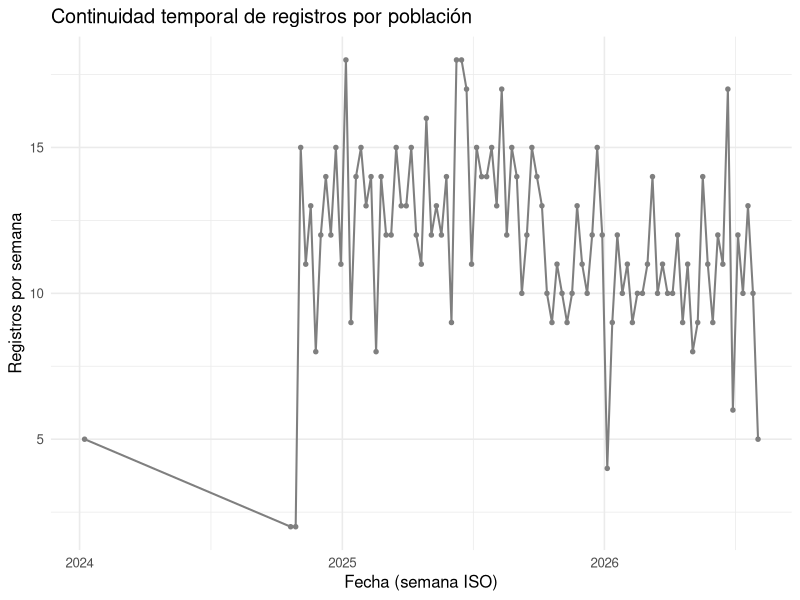
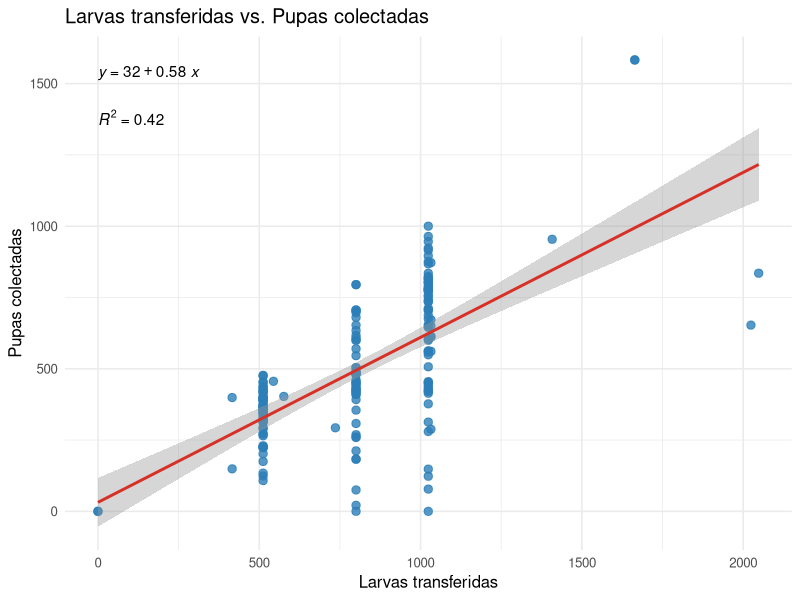
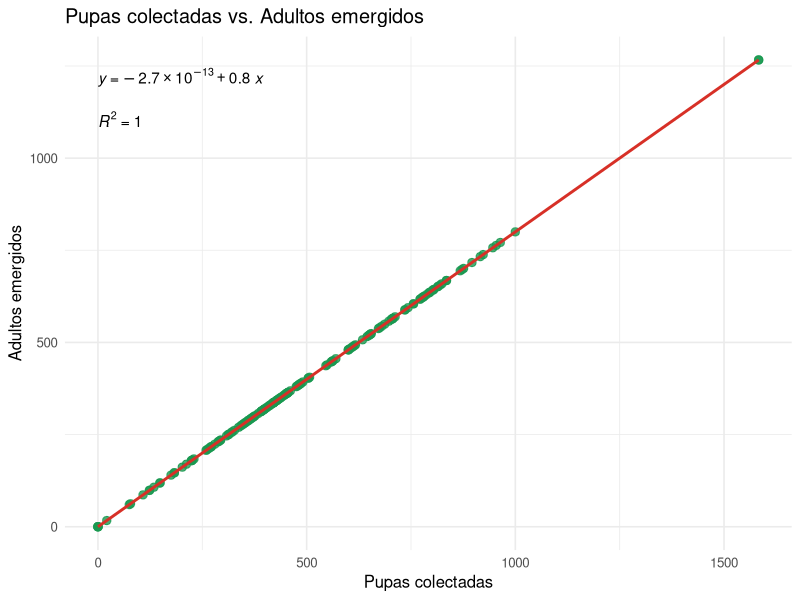
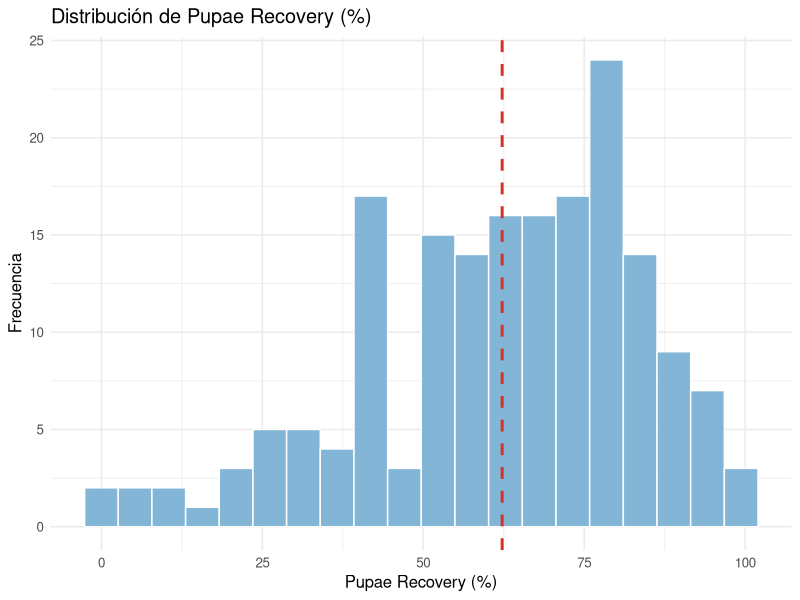
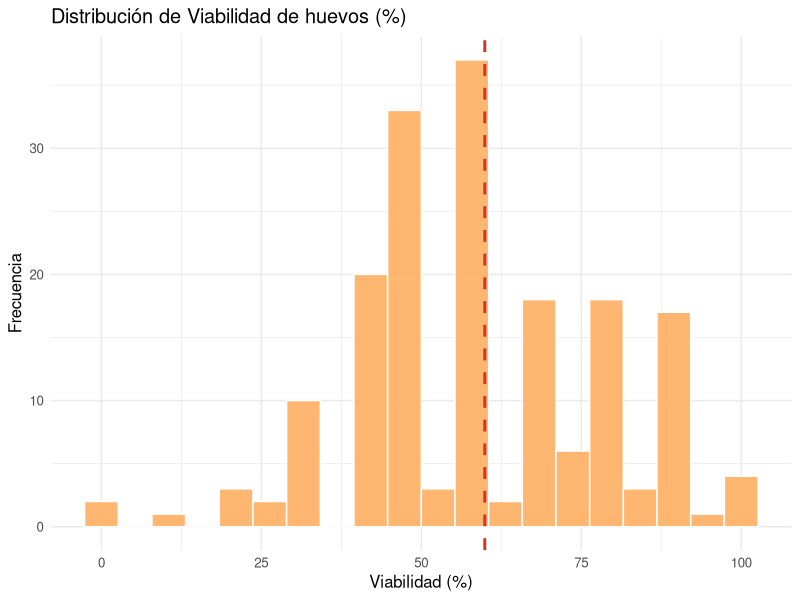
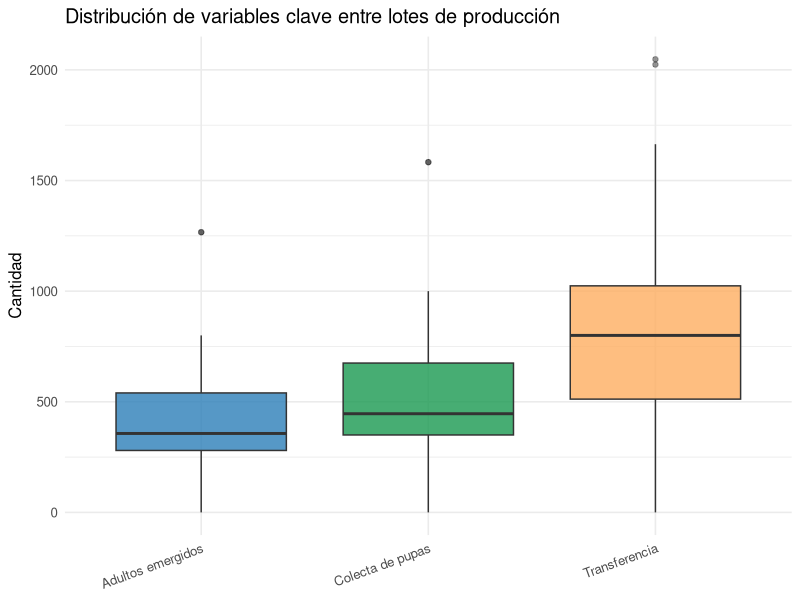
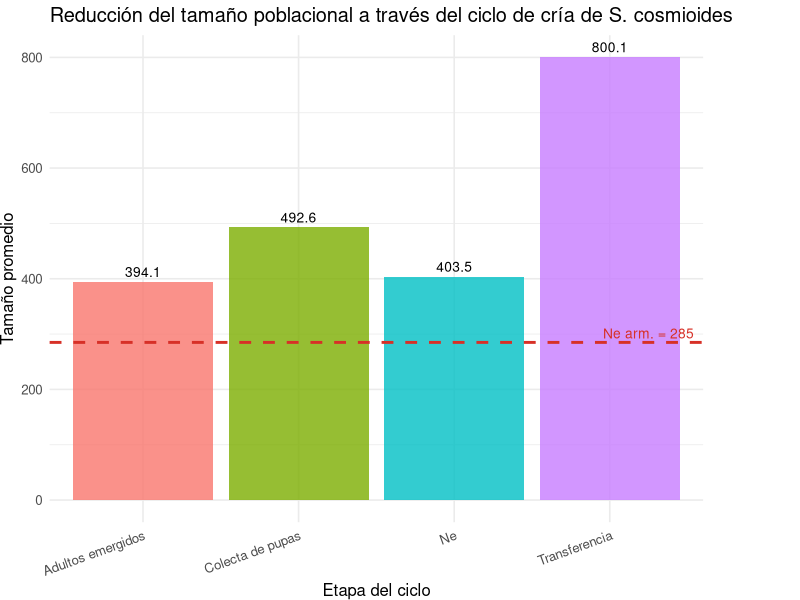
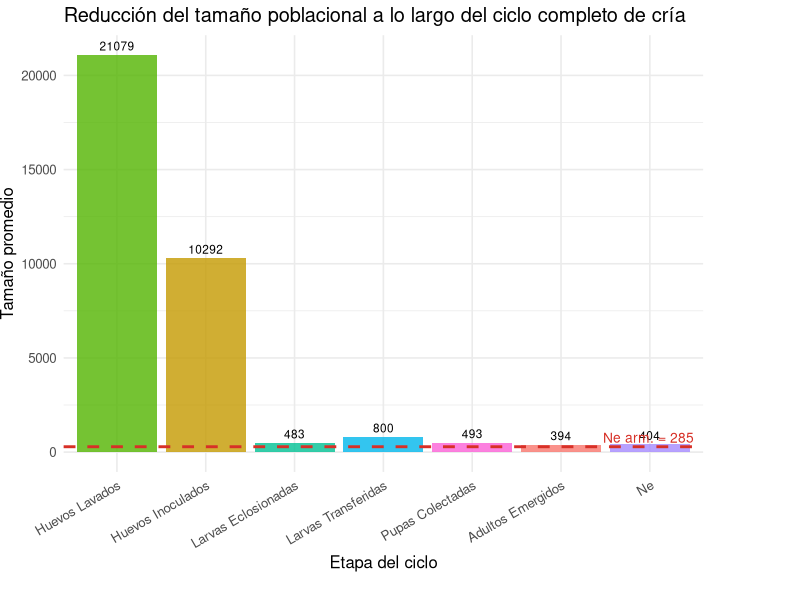

The R script that drew these images, in order:
## ---- chunk 1
knitr::opts_chunk$set(
  echo    = TRUE,
  warning = FALSE,
  message = FALSE,
  fig.width  = 6.5,
  fig.height = 4.5,
  fig.align  = "center"
)
## ---- chunk 2
library(readr)
library(lubridate)
library(tidyr)
library(stringr)
library(purrr)
library(readxl)
library(dplyr)
library(knitr)
library(ggplot2)
library(ggpubr)
## ---- chunk 3
data <- read_excel("CriadeLep-7-2026.xlsx")
head(data)
## ---- chunk 4
spodoptera_todas <- data |>
  rename(Lote_produccion = `Lote de Produccion`) |>
  # la columna Etapa tiene variantes de tipeo ("cria", "cría", "Cría")
  filter(
    str_detect(Especie, "^S\\. cosmioides$"),
    str_to_lower(str_trim(Etapa)) == "cría" | str_to_lower(str_trim(Etapa)) == "cria",
    Fecha >= as.Date("2024-01-01")
  ) |>
  mutate(
    year = year(Fecha),
    week = isoweek(Fecha),
    Poblacion = "S. cosmioides"
  )

exploratorio_poblaciones <- spodoptera_todas %>%
  group_by(Poblacion) %>%
  summarise(
    Registros       = n(),
    Lotes           = n_distinct(Lote_produccion),
    Primer_registro = min(Fecha, na.rm = TRUE),
    Ultimo_registro = max(Fecha, na.rm = TRUE),
    Semanas_activas = n_distinct(paste(year, week)),
    .groups = "drop"
  )

kable(exploratorio_poblaciones,
      col.names = c("Población", "Registros", "Lotes", "Primer registro",
                    "Último registro", "Semanas con actividad"),
      caption = "Actividad histórica de S. cosmioides")
## ---- chunk 5
spodoptera_todas %>%
  count(Poblacion, year, week) %>%
  mutate(fecha_aprox = as.Date(paste(year, week, 1, sep = "-"), format = "%Y-%U-%u")) %>%
  ggplot(aes(x = fecha_aprox, y = n, color = Poblacion)) +
  geom_line(linewidth = 0.7) +
  geom_point(size = 1.2) +
  scale_color_manual(values = c("Capdevila" = "#2c7fb8", "Gualeguaychú" = "#d73027",
                                "Sin identificar" = "#999999")) +
  labs(title = "Continuidad temporal de registros por población",
       x = "Fecha (semana ISO)", y = "Registros por semana", color = NULL) +
  theme_minimal(base_size = 12) +
  theme(legend.position = "bottom")
## ---- chunk 6
datos_spodoptera <- spodoptera_todas

datos_spodoptera

## ---- chunk 7
datos_spodoptera <- datos_spodoptera %>%
  mutate(
    Cantidad         = as.numeric(Cantidad),
    Actividad        = trimws(Actividad),
    Lote_produccion  = as.numeric(Lote_produccion)
  )
## ---- chunk 8
datos_spodoptera <- datos_spodoptera %>%
  filter(!is.na(Cantidad), !is.na(Actividad))
## ---- chunk 9
qc_plot <- datos_spodoptera %>%
  group_by(Actividad) %>%
  summarise(
    total     = n(),
    na_count  = sum(is.na(Cantidad)),
    .groups   = "drop"
  ) %>%
  mutate(na_percentage = (na_count / total) * 100)

kable(qc_plot, digits = 2,
      col.names = c("Actividad", "Total registros", "NAs", "% NAs"),
      caption    = "Control de calidad: datos faltantes por actividad")
## ---- chunk 10
larvas_por_transferencia_2026 <- 1024
transferencias_por_semana_2026 <- 2
target_larvas_semanal_2026 <- larvas_por_transferencia_2026 * transferencias_por_semana_2026
pupas_jaula_grande_actual <- 520
adultos_por_jaula_chica_actual <- 60
emergencia_promedio <- 0.80

parametros_operativos <- tibble(
  Parametro = c("Larvas por transferencia", "Transferencias por semana",
                "Target semanal de larvas", "Pupas en jaula grande",
                "Adultos por jaula chica", "Emergencia promedio"),
  Valor = c(larvas_por_transferencia_2026, transferencias_por_semana_2026,
            target_larvas_semanal_2026, pupas_jaula_grande_actual,
            adultos_por_jaula_chica_actual, "80%")
)
kable(parametros_operativos, caption = "Parámetros operativos actuales de S. cosmioides (2026)")
## ---- chunk 11
pupae_recovery <- datos_spodoptera %>%
  filter(Actividad %in% c("Transferencia", "Colecta de pupas")) %>%
  group_by(Lote_produccion) %>%
  summarise(
    larvas_transferidas = sum(Cantidad[Actividad == "Transferencia"],    na.rm = TRUE),
    pupas_colectadas    = sum(Cantidad[Actividad == "Colecta de pupas"], na.rm = TRUE),
    Pupae_Recovery      = ifelse(
      larvas_transferidas > 0,
      (pupas_colectadas / larvas_transferidas) * 100,
      NA_real_
    ),
    .groups = "drop"
  )
pupae_recovery
## ---- chunk 12
lotes_sin_transferencia <- pupae_recovery %>%
  filter(larvas_transferidas == 0, pupas_colectadas > 0)

cat("Lotes con pupas pero larvas_transferidas = 0 (revisar registro):\n")
print(lotes_sin_transferencia)
cat("\nLotes con Pupae_Recovery NA:", sum(is.na(pupae_recovery$Pupae_Recovery)), "\n")
## ---- chunk 13
emergencia_total <- emergencia_promedio * 100
emergencia_total
## ---- chunk 14
pupae_recovery <- pupae_recovery %>%
  filter(!is.na(Pupae_Recovery))

datos_spodoptera <- datos_spodoptera %>%
  filter(!(Lote_produccion %in% lotes_sin_transferencia$Lote_produccion)) %>%
  filter(!(Lote_produccion %in% pupae_recovery$Lote_produccion[pupae_recovery$Pupae_Recovery > 100]))

lotes_evaluados <- datos_spodoptera %>%
  group_by(Lote_produccion) %>%
  summarise(n = n(), .groups = "drop") %>%
  nrow()

cat("Número de lotes de producción evaluados:", lotes_evaluados, "\n")
## ---- chunk 15
resumen_spodoptera <- bind_rows(
  datos_spodoptera %>%
    filter(Actividad == "Lavado y número de huevos") %>%
    summarise(Variable = "Huevos Lavados",
              Media = mean(Cantidad, na.rm = TRUE),
              Desvio_estandar = sd(Cantidad, na.rm = TRUE),
              N = sum(!is.na(Cantidad))),
  datos_spodoptera %>%
    filter(Actividad == "Inoculación") %>%
    summarise(Variable = "Huevos Inoculados",
              Media = mean(Cantidad, na.rm = TRUE),
              Desvio_estandar = sd(Cantidad, na.rm = TRUE),
              N = sum(!is.na(Cantidad))),
  datos_spodoptera %>%
    filter(Actividad == "Viabilidad de huevos") %>%
    summarise(Variable = "Viabilidad de huevos (%)",
              Media = mean(Cantidad, na.rm = TRUE),
              Desvio_estandar = sd(Cantidad, na.rm = TRUE),
              N = sum(!is.na(Cantidad))),
  datos_spodoptera %>%
    filter(Actividad == "Transferencia") %>%
    summarise(Variable = "Larvas Transferidas",
              Media = mean(Cantidad, na.rm = TRUE),
              Desvio_estandar = sd(Cantidad, na.rm = TRUE),
              N = sum(!is.na(Cantidad))),
  datos_spodoptera %>%
    filter(Actividad == "Colecta de pupas") %>%
    summarise(Variable = "Pupas Colectadas",
              Media = mean(Cantidad, na.rm = TRUE),
              Desvio_estandar = sd(Cantidad, na.rm = TRUE),
              N = sum(!is.na(Cantidad)))
)

kable(resumen_spodoptera, digits = 2,
      col.names = c("Variable", "Media", "Desvío estándar", "N"),
      caption    = "Tabla 1. Estadísticas descriptivas por actividad del ciclo de cría de S. cosmioides (2024-2026)")
## ---- chunk 16
adultos_por_lote <- datos_spodoptera %>%
  filter(Actividad == "Colecta de pupas") %>%
  group_by(Lote_produccion) %>%
  summarise(
    N_adultos = sum(Cantidad, na.rm = TRUE) * (emergencia_total / 100),
    .groups   = "drop"
  )
adultos_por_lote
## ---- chunk 17
datos_spodoptera <- datos_spodoptera %>%
  filter(!Actividad %in% c("Armado de jaulas", "Cambio de jaulas"))

datos_spodoptera_transpose <- datos_spodoptera %>%
  select(Lote_produccion, Actividad, Cantidad) %>%
  group_by(Lote_produccion, Actividad) %>%
  summarise(Cantidad = sum(Cantidad, na.rm = TRUE), .groups = "drop") %>%
  pivot_wider(names_from = Actividad, values_from = Cantidad) %>%
  mutate(
    `Pupae Recovery` = if_else(
      !is.na(Transferencia) & Transferencia > 0 & !is.na(`Colecta de pupas`),
      (`Colecta de pupas` / Transferencia) * 100,
      NA_real_
    ),
    `Adultos emergidos` = if_else(
      !is.na(`Colecta de pupas`),
      `Colecta de pupas` * (emergencia_total / 100),
      NA_real_
    )
  )
datos_spodoptera_transpose
## ---- chunk 18
registro_posturas_recomendado <- tibble(
  Campo = c("Jaula chica", "Postura", "Fecha/edad", "Hembras vivas",
    "Machos vivos", "Huevos totales", "Huevos viables", "Adultos muertos"),
  Uso = c("Identifica la unidad reproductiva", "Orden temporal de oviposición",
      "Permite modelar el efecto del tiempo", "Denominador reproductivo",
      "Denominador reproductivo", "Producción", "Aporte genético proxy",
      "Alerta de mortalidad")
)
kable(registro_posturas_recomendado,
  caption = "Campos mínimos para estimar Ne reproductivo por jaula, postura y tiempo")
## ---- chunk 19
datos_spodoptera_transpose <- datos_spodoptera_transpose %>%
  mutate(
    N_hembras = `Adultos emergidos` / 2,
    N_machos  = `Adultos emergidos` / 2,
    Ne = if_else(
      !is.na(N_hembras) & !is.na(N_machos) & (N_hembras + N_machos) > 0,
      (4 * N_hembras * N_machos) / (N_hembras + N_machos),
      NA_real_
    )
  )
## ---- chunk 20
resumen_spodoptera_transpose <- datos_spodoptera_transpose %>%
  summarise(
    across(
      c(Transferencia, `Colecta de pupas`, `Pupae Recovery`,
        `Adultos emergidos`, N_hembras, N_machos, Ne),
      list(Media = ~mean(.x, na.rm = TRUE), DE = ~sd(.x, na.rm = TRUE)),
      .names = "{.col}_{.fn}"
    )
  )

kable(resumen_spodoptera_transpose, digits = 2,
      col.names = c(
        "Transf. Media", "Transf. DE",
        "Pupas Media",   "Pupas DE",
        "PR Media",      "PR DE",
        "Adultos Media", "Adultos DE",
        "Nf Media",      "Nf DE",
        "Nm Media",      "Nm DE",
        "Ne Media",      "Ne DE"
      ),
      caption = "Tabla 2. Estadísticas de Ne y variables del ciclo de cría por lote de producción")
## ---- chunk 21
datos_spodoptera_transpose <- datos_spodoptera_transpose %>%
  left_join(
    datos_spodoptera %>% select(Lote_produccion, year) %>% distinct(),
    by = "Lote_produccion"
  )

ne_harm <- datos_spodoptera_transpose %>%
  filter(!is.na(Ne), Ne > 0) %>%
  { nrow(.) / sum(1 / .$Ne) }

cat("Media armónica del Ne entre lotes:", round(ne_harm, 2), "\n")
## ---- chunk 22
p1 <- ggplot(datos_spodoptera_transpose, aes(x = Transferencia, y = `Colecta de pupas`)) +
  geom_point(color = "#2c7fb8", size = 2.5, alpha = 0.8) +
  geom_smooth(method = "lm", se = TRUE, color = "#d73027") +
  stat_regline_equation(aes(label = after_stat(eq.label)),
                        label.x.npc = "left", label.y.npc = "top") +
  stat_cor(aes(label = after_stat(rr.label)),
           label.x.npc = "left", label.y.npc = 0.88) +
  labs(title = "Larvas transferidas vs. Pupas colectadas",
       x     = "Larvas transferidas",
       y     = "Pupas colectadas") +
  theme_minimal(base_size = 12)
p1
## ---- chunk 23
p2 <- ggplot(datos_spodoptera_transpose, aes(x = `Colecta de pupas`, y = `Adultos emergidos`)) +
  geom_point(color = "#1a9850", size = 2.5, alpha = 0.8) +
  geom_smooth(method = "lm", se = TRUE, color = "#d73027") +
  stat_regline_equation(aes(label = after_stat(eq.label)),
                        label.x.npc = "left", label.y.npc = "top") +
  stat_cor(aes(label = after_stat(rr.label)),
           label.x.npc = "left", label.y.npc = 0.88) +
  labs(title = "Pupas colectadas vs. Adultos emergidos",
       x     = "Pupas colectadas",
       y     = "Adultos emergidos") +
  theme_minimal(base_size = 12)
p2
## ---- chunk 24
p3 <- ggplot(datos_spodoptera_transpose, aes(x = `Pupae Recovery`)) +
  geom_histogram(bins = 20, fill = "#74add1", color = "white", alpha = 0.9) +
  geom_vline(
    xintercept = mean(datos_spodoptera_transpose$`Pupae Recovery`, na.rm = TRUE),
    linetype = "dashed", color = "#d73027", linewidth = 1
  ) +
  labs(title = "Distribución de Pupae Recovery (%)",
       x     = "Pupae Recovery (%)",
       y     = "Frecuencia") +
  theme_minimal(base_size = 12)
p3
## ---- chunk 25
p4 <- datos_spodoptera %>%
  filter(Actividad == "Viabilidad de huevos") %>%
  ggplot(aes(x = Cantidad)) +
  geom_histogram(bins = 20, fill = "#fdae61", color = "white", alpha = 0.9) +
  geom_vline(
    xintercept = mean(
      datos_spodoptera$Cantidad[datos_spodoptera$Actividad == "Viabilidad de huevos"],
      na.rm = TRUE
    ),
    linetype = "dashed", color = "#d73027", linewidth = 1
  ) +
  labs(title = "Distribución de Viabilidad de huevos (%)",
       x     = "Viabilidad (%)",
       y     = "Frecuencia") +
  theme_minimal(base_size = 12)
p4
## ---- chunk 26
p6 <- datos_spodoptera_transpose %>%
  select(Lote_produccion, Transferencia, `Colecta de pupas`, `Adultos emergidos`) %>%
  tidyr::pivot_longer(-Lote_produccion, names_to = "Variable", values_to = "Valor") %>%
  ggplot(aes(x = Variable, y = Valor, fill = Variable)) +
  geom_boxplot(alpha = 0.8, outlier.alpha = 0.5) +
  scale_fill_manual(values = c("#2c7fb8", "#1a9850", "#fdae61")) +
  labs(title = "Distribución de variables clave entre lotes de producción",
       x     = NULL,
       y     = "Cantidad") +
  theme_minimal(base_size = 12) +
  theme(legend.position   = "none",
        axis.text.x       = element_text(angle = 20, hjust = 1))
p6
## ---- chunk 27
ne_promedio <- resumen_spodoptera_transpose %>%
  summarise(
    Transferencia       = `Transferencia_Media`,
    `Colecta de pupas`  = `Colecta de pupas_Media`,
    `Adultos emergidos` = `Adultos emergidos_Media`,
    Ne                  = `Ne_Media`
  ) %>%
  pivot_longer(everything(), names_to = "Variable", values_to = "Ne")

grafico_ne <- ggplot(ne_promedio, aes(x = Variable, y = Ne, fill = Variable)) +
  geom_col(alpha = 0.8) +
  geom_text(aes(label = round(Ne, 1)), vjust = -0.5, size = 3.5) +
  geom_hline(yintercept = ne_harm, linetype = "dashed",
             color = "#d73027", linewidth = 1) +
  annotate("text", x = Inf, y = ne_harm,
           label  = paste0("Ne arm. = ", round(ne_harm, 1)),
           hjust  = 1.1, vjust = -0.4, color = "#d73027", size = 3.5) +
  labs(title = "Reducción del tamaño poblacional a través del ciclo de cría de S. cosmioides",
       x     = "Etapa del ciclo",
       y     = "Tamaño promedio") +
  theme_minimal(base_size = 12) +
  theme(legend.position = "none",
        axis.text.x     = element_text(angle = 20, hjust = 1),
        plot.margin     = margin(r = 70, t = 5, unit = "pt")) +
  coord_cartesian(clip = "off")
grafico_ne
## ---- chunk 28
Huevos_Lavados_Media <- resumen_spodoptera %>%
  filter(Variable == "Huevos Lavados") %>%
  pull(Media)

Huevos_Inoculados_Media <- resumen_spodoptera %>%
  filter(Variable == "Huevos Inoculados") %>%
  pull(Media)

larvas_eclosionadas_media <- datos_spodoptera_transpose %>%
  mutate(
    larvas_eclosionadas = Transferencia * (`Viabilidad de huevos` / 100)
  ) %>%
  summarise(larvas_eclosionadas_media = mean(larvas_eclosionadas, na.rm = TRUE)) %>%
  pull(larvas_eclosionadas_media)

ne_promedio_completo <- tibble(
  Variable = c("Huevos Lavados", "Huevos Inoculados",
               "Larvas Eclosionadas", "Larvas Transferidas",
               "Pupas Colectadas", "Adultos Emergidos", "Ne"),
  Ne = c(
    Huevos_Lavados_Media,
    Huevos_Inoculados_Media,
    larvas_eclosionadas_media,
    resumen_spodoptera_transpose$`Transferencia_Media`,
    resumen_spodoptera_transpose$`Colecta de pupas_Media`,
    resumen_spodoptera_transpose$`Adultos emergidos_Media`,
    resumen_spodoptera_transpose$`Ne_Media`
  )
)

grafico_ne_completo <- ggplot(
  ne_promedio_completo,
  aes(x = factor(Variable, levels = Variable), y = Ne, fill = Variable)
) +
  geom_col(alpha = 0.8) +
  geom_text(aes(label = round(Ne, 0)), vjust = -0.5, size = 3) +
  geom_hline(yintercept = ne_harm, linetype = "dashed",
             color = "#d73027", linewidth = 1) +
  annotate("text", x = Inf, y = ne_harm,
           label  = paste0("Ne arm. = ", round(ne_harm, 1)),
           hjust  = 1.1, vjust = -0.4, color = "#d73027", size = 3.5) +
  labs(
    title = "Reducción del tamaño poblacional a lo largo del ciclo completo de cría",
    x     = "Etapa del ciclo",
    y     = "Tamaño promedio"
  ) +
  theme_minimal(base_size = 12) +
  theme(legend.position = "none",
        axis.text.x     = element_text(angle = 30, hjust = 1),
        plot.margin     = margin(r = 70, b = 20, t = 5, unit = "pt")) +
  coord_cartesian(clip = "off")

grafico_ne_completo
## ---- chunk 29
n_muestral    <- function(sd, error, z_score = 1.96)  ceiling((z_score^2 * sd^2) / error^2)
n_muestral_93 <- function(sd, error, z_score = 1.81)  ceiling((z_score^2 * sd^2) / error^2)
n_muestral_90 <- function(sd, error, z_score = 1.645) ceiling((z_score^2 * sd^2) / error^2)
n_muestral_85 <- function(sd, error, z_score = 1.44)  ceiling((z_score^2 * sd^2) / error^2)
## ---- chunk 30
sd_viabilidad  <- resumen_spodoptera %>% filter(Variable == "Viabilidad de huevos (%)") %>% pull(Desvio_estandar)
sd_transferencia <- resumen_spodoptera %>% filter(Variable == "Larvas Transferidas")       %>% pull(Desvio_estandar)
sd_pupas        <- resumen_spodoptera %>% filter(Variable == "Pupas Colectadas")           %>% pull(Desvio_estandar)
sd_adultos      <- resumen_spodoptera_transpose %>% pull(`Adultos emergidos_DE`)

tamanos_muestra <- tibble(
  Variable = c("Viabilidad de huevos (%)", "Larvas Transferidas",
               "Pupas Colectadas", "Adultos emergidos"),
  SD    = c(sd_viabilidad, sd_transferencia, sd_pupas, sd_adultos),
  Error = c(7, 5, 5, 5),
  `95% IC` = c(
    n_muestral(sd_viabilidad,   error = 7),
    n_muestral(sd_transferencia, error = 5),
    n_muestral(sd_pupas,         error = 5),
    n_muestral(sd_adultos,       error = 5)
  ),
  `93% IC` = c(
    n_muestral_93(sd_viabilidad,   error = 7),
    n_muestral_93(sd_transferencia, error = 5),
    n_muestral_93(sd_pupas,         error = 5),
    n_muestral_93(sd_adultos,       error = 5)
  ),
  `90% IC` = c(
    NA,
    n_muestral_90(sd_transferencia, error = 10),
    NA,
    NA
  )
)

kable(tamanos_muestra, digits = 2,
      col.names = c("Variable", "Desvío estándar", "Error (%)",
                    "n (95% IC)", "n (93% IC)", "n (90% IC)"),
      caption   = "Tabla 3. Tamaño de muestra mínimo recomendado para el monitoreo de la colonia de S. cosmioides")
## ---- chunk 31
endogamia_esperada <- function(Ne, t) {
  1 - (1 - 1 / (2 * Ne))^t
}

cat(sprintf(
  "Con Ne armónica = %.1f, endogamia esperada tras 10 generaciones: %.4f (%.2f%%)\n",
  ne_harm,
  endogamia_esperada(ne_harm, 10),
  endogamia_esperada(ne_harm, 10) * 100
))
## ---- chunk 32
ne_values   <- c(10, 20, 50, 100, 200, round(ne_harm))
generations <- c(1, 5, 10, 20, 50)

endogamia_table <- expand.grid(Ne = ne_values, Generaciones = generations) %>%
  mutate(
    F_endogamia = endogamia_esperada(Ne, Generaciones),
    `F (%)` = round(F_endogamia * 100, 2),
    Alerta  = if_else(F_endogamia >= 0.10, "(!)", "OK")
  ) %>%
  arrange(Generaciones, Ne) %>%
  select(Ne, Generaciones, `F (%)`, Alerta)

kable(endogamia_table,
      caption = "Tabla 4. Endogamia acumulada proyectada (%) para distintos valores de Ne y número de generaciones, ordenada por generación y luego por Ne ascendente. Se marca con alerta los escenarios que superan el umbral crítico del 10%.")
## ---- chunk 33
endogamia_plot_data <- expand.grid(
  Ne          = c(ne_harm, 50, 100, 200, 500),
  Generaciones = 1:50
) %>%
  mutate(
    F_endogamia = endogamia_esperada(Ne, Generaciones),
    Ne_label    = paste0("Ne = ", round(Ne))
  )

ggplot(endogamia_plot_data,
       aes(x = Generaciones, y = F_endogamia * 100,
           color = factor(round(Ne)), group = factor(round(Ne)))) +
  geom_line(linewidth = 1) +
  geom_hline(yintercept = 10, linetype = "dashed",
             color = "#d73027", linewidth = 0.8) +
  annotate("text", x = 50, y = 10,
           label = "Umbral crítico (F = 10%)",
           hjust = 1, vjust = -0.5, color = "#d73027", size = 3.5) +
  scale_color_brewer(palette = "Dark2", name = "Ne") +
  labs(
    title = "Proyección de endogamia acumulada según Ne",
    x     = "Número de generaciones",
    y     = "Coeficiente de endogamia F (%)"
  ) +
  theme_minimal(base_size = 12)
## ---- chunk 34
franklin_table <- tibble(
  Criterio = c(
    "Corto plazo — Franklin (1980)",
    "Largo plazo — Franklin (1980)",
    "Conservador — Frankham et al. (2014)",
    "Ne actual colonia (media armonica)"
  ),
  Ne_ref = c(50, 500, 1000, round(ne_harm)),
  Cumple = c(
    if_else(round(ne_harm) >= 50,   "Si", "No"),
    if_else(round(ne_harm) >= 500,  "Si", "No"),
    if_else(round(ne_harm) >= 1000, "Si", "No"),
    "—"
  )
)

kable(franklin_table,
      col.names = c("Criterio", "Ne de referencia", "Colonia actual"),
      caption   = "Tabla 5. Ne actual vs. umbrales de referencia en genetica de conservacion.")
## ---- chunk 35
gen_por_año <- 6

t_critico     <- log(1 - 0.10) / log(1 - 1 / (2 * ne_harm))
años_criticos <- t_critico / gen_por_año

cat(sprintf(
  "Ne actual = %.0f: umbral F = 10%% alcanzado en generacion %.0f (aprox. %.1f años).\n",
  round(ne_harm), floor(t_critico), años_criticos
))
## ---- chunk 36
Ne_para_t <- function(t, F_max = 0.10) {
  ceiling(-1 / (2 * ((1 - F_max)^(1/t) - 1)))
}

PR_media        <- resumen_spodoptera_transpose$`Pupae Recovery_Media` / 100
tasa_emergencia <- emergencia_total / 100

horizontes <- tibble(
  Años         = c(1, 2, 5, 10, 20),
  Generaciones = Años * gen_por_año
) %>%
  mutate(
    Ne_minimo         = ceiling(-1 / (2 * (0.90^(1/Generaciones) - 1))),
    Ne_actual         = round(ne_harm),
    Larvas_actuales   = round(resumen_spodoptera_transpose$Transferencia_Media),
    Larvas_necesarias = ceiling(Ne_minimo / tasa_emergencia / PR_media),
    Estado            = if_else(Ne_actual >= Ne_minimo, "Suficiente", "Insuficiente")
  )

kable(horizontes,
      col.names = c(
        "Horizonte (años)", "Generaciones",
        "Ne minimo (F<10%)", "Ne actual",
        "Larvas/lote actuales", "Larvas/lote necesarias", "Estado"
      ),
      caption = "Tabla 6. Ne minimo para distintos horizontes y su equivalente en larvas transferidas por lote, calculado con los datos de produccion de la colonia.")
## ---- chunk 37
horizonte_objetivo   <- 10
Ne_objetivo          <- Ne_para_t(horizonte_objetivo * gen_por_año)
adultos_necesarios   <- ceiling(Ne_objetivo / tasa_emergencia)
pupas_necesarias     <- ceiling(adultos_necesarios / tasa_emergencia)
larvas_necesarias    <- ceiling(Ne_objetivo / tasa_emergencia / PR_media)

cat(sprintf(
  "Para mantener F < 10%% durante %d años (%d generaciones) se recomienda por lote:\n",
  horizonte_objetivo, horizonte_objetivo * gen_por_año
))
cat(sprintf("  - Ne objetivo:            %d individuos\n", Ne_objetivo))
cat(sprintf("  - Adultos emergidos:      %d individuos\n", adultos_necesarios))
cat(sprintf("  - Pupas a colectar:       %d individuos\n", pupas_necesarias))
cat(sprintf("  - Larvas a transferir:    %d individuos\n", larvas_necesarias))
cat(sprintf(
  "  - Situación actual (Ne arm. = %.0f): %s\n",
  ne_harm, if (ne_harm >= Ne_objetivo) "cumple el objetivo" else "por debajo del objetivo, requiere aumentar la cantidad de reproductores"
))
## ---- chunk 38
ne_objetivo_data <- tibble(
  Criterio = c(
    paste0("Ne actual\n(", round(ne_harm), ")"),
    "Franklin\ncorto plazo\n(Ne = 50)",
    "Franklin\nlargo plazo\n(Ne = 500)",
    "Frankham et al.\n2014\n(Ne = 1000)"
  ),
  Ne   = c(round(ne_harm), 50, 500, 1000),
  Tipo = c("actual", "referencia", "referencia", "referencia")
)

ggplot(ne_objetivo_data, aes(x = Criterio, y = Ne, fill = Tipo)) +
  geom_col(alpha = 0.85, width = 0.6) +
  geom_text(aes(label = round(Ne)), vjust = -0.4, size = 3.5) +
  scale_fill_manual(
    values = c("actual" = "#2c7fb8", "referencia" = "#fdae61"),
    labels = c("actual" = "Ne colonia", "referencia" = "Umbral de referencia"),
    name   = NULL
  ) +
  labs(
    title = "Ne actual de la colonia vs. umbrales de referencia (Franklin 1980)",
    x     = NULL,
    y     = "Tamanio efectivo de poblacion (Ne)"
  ) +
  theme_minimal(base_size = 11) +
  theme(
    axis.text.x     = element_text(size = 8.5, lineheight = 0.85),
    legend.position = "bottom"
  )
## ---- chunk 39
sessionInfo()
